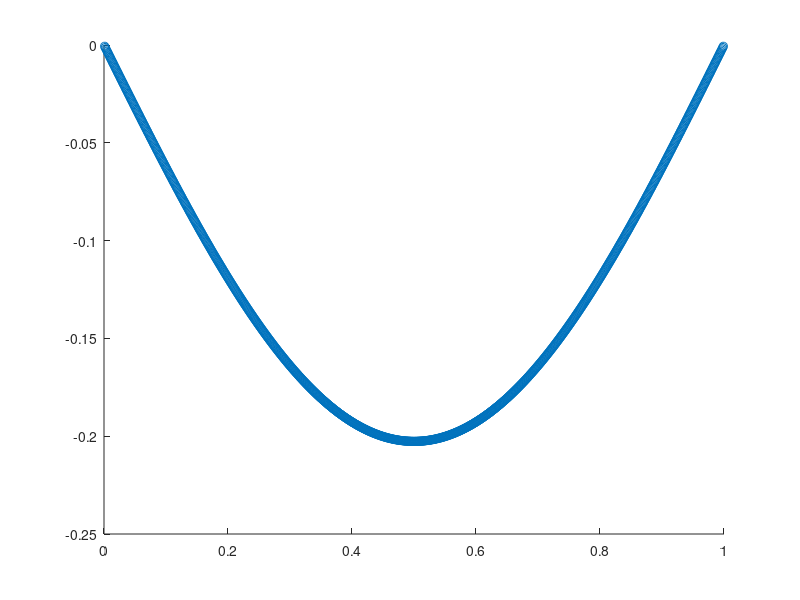

MATLAB code for this plot:
%*****************************
% CMSC660 HW3 Problem 1f
% Joe Asercion
%***************************** 

% Set iteration step size
delta_x=.001;

% Total number of steps
n=(1/delta_x);

% Vector to hold F(x) function values
F=ones(n-1,1);

% Constant for Eigenvector F(x) case
k=1;

% Populate F(x) vector
for j = 1:(n-1)
    % Define function to populate F(x) with here:
    F(j)=sin(k*pi*(j*delta_x));
end

% 'A' Transformation Matrix
A = (1/2)*(1/(delta_x)^2)*gallery('tridiag',n-1,1,-2,1);

% Solution for AU=F using MATLAB backslash operator
U = A\F;

% Vector consisting of steps for plot
X = 0+delta_x:delta_x:1-delta_x;

% Plot delta_x vs U(x)
scatter(X,U)